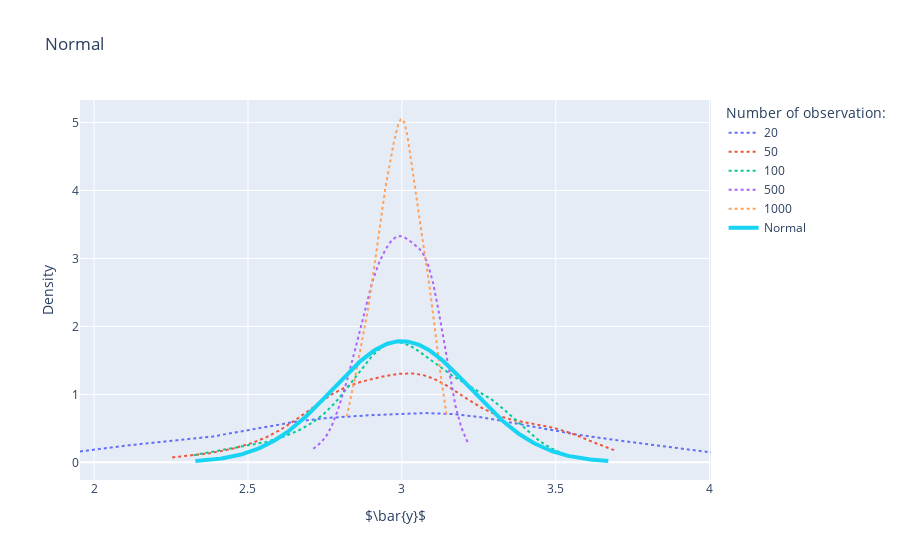

This figure's notebook cell:
### Code cell
sample_size_norm = ['20', '50', '100', '500', '1000']
fig3 = go.Figure()

for i in range(0, 5):
    obs = mean_value_norm[i].reshape(len(mean_value_norm[i]), 1)
    kernel_points = np.linspace(min(mean_value_norm[i]), max(mean_value_norm[i]), 300).reshape(300,1)
    x = np.linspace(min(mean_value_norm[i]), max(mean_value_norm[i]), 300)
    bandwidth = np.sqrt(statistics.variance(mean_value_norm[i]))*len(mean_value_norm[i])**(-1/5)
    kde = KernelDensity(kernel='gaussian', bandwidth=bandwidth).fit(obs)
    log_dens = kde.score_samples(kernel_points)
    y = np.exp(log_dens)
    fig3.add_trace(go.Scatter(x=x, y=y,
                    name=sample_size_norm[i], line = dict(dash = 'dot')))
    
# Compute the normal pdf parameterized with the returns for Credit Suisse (mean and sigma of the returns)
mu_hat = 3
sigma_hat = math.sqrt(5)/10
x = np.linspace(mu_hat - 3*sigma_hat, mu_hat + 3*sigma_hat, 300)
y = norm.pdf(x, mu_hat, sigma_hat)
fig3.add_trace(go.Scatter(x=x, y=y,
                    name='Normal', line = dict(width=4)))    
    
fig3.update_layout(title = 'Normal', xaxis_title = r'$\bar{y}$', yaxis_title = 'Density', legend_title_text='Number of observation:')

fig3.show()

### Figure 1 — Plotly figure (JSON) as saved in the notebook; plotly's stock layout.template omitted (floating-point values rounded to 4 significant figures; data arrays with more than 128 entries replaced by an {"elided": "..."} marker saying what was removed)
{"data": [{"line": {"dash": "dot"}, "name": "20", "type": "scatter", "x": {"elided": "300 float values"}, "y": {"elided": "300 float values"}}, {"line": {"dash": "dot"}, "name": "50", "type": "scatter", "x": {"elided": "300 float values"}, "y": {"elided": "300 float values"}}, {"line": {"dash": "dot"}, "name": "100", "type": "scatter", "x": {"elided": "300 float values"}, "y": {"elided": "300 float values"}}, {"line": {"dash": "dot"}, "name": "500", "type": "scatter", "x": {"elided": "300 float values"}, "y": {"elided": "300 float values"}}, {"line": {"dash": "dot"}, "name": "1000", "type": "scatter", "x": {"elided": "300 float values"}, "y": {"elided": "300 float values"}}, {"line": {"width": 4}, "name": "Normal", "type": "scatter", "x": {"elided": "300 float values"}, "y": {"elided": "300 float values"}}], "layout": {"autosize": true, "legend": {"title": {"text": "Number of observation:"}}, "title": {"text": "Normal"}, "xaxis": {"autorange": true, "range": [1.954, 4.005], "title": {"text": "$\\bar{y}$"}, "type": "linear"}, "yaxis": {"autorange": true, "range": [-0.2598, 5.332], "title": {"text": "Density"}, "type": "linear"}}}
